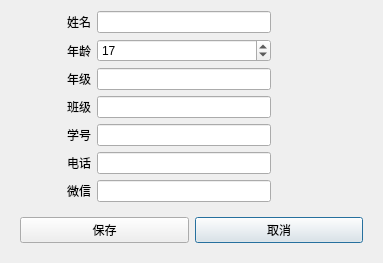
<?xml version="1.0" encoding="UTF-8"?>
<ui version="4.0">
 <class>Dlg_AddStu</class>
 <widget class="QDialog" name="Dlg_AddStu">
  <property name="geometry">
   <rect>
    <x>0</x>
    <y>0</y>
    <width>383</width>
    <height>263</height>
   </rect>
  </property>
  <property name="windowTitle">
   <string>添加学生</string>
  </property>
  <property name="windowIcon">
   <iconset resource="res.qrc">
    <normaloff>:/add.png</normaloff>:/add.png</iconset>
  </property>
  <layout class="QGridLayout" name="gridLayout_2">
   <item row="6" column="1">
    <widget class="QLineEdit" name="le_wechat"/>
   </item>
   <item row="1" column="1">
    <widget class="QSpinBox" name="sb_age">
     <property name="value">
      <number>17</number>
     </property>
    </widget>
   </item>
   <item row="0" column="0">
    <widget class="QLabel" name="label">
     <property name="minimumSize">
      <size>
       <width>80</width>
       <height>0</height>
      </size>
     </property>
     <property name="text">
      <string>姓名</string>
     </property>
     <property name="alignment">
      <set>Qt::AlignRight|Qt::AlignTrailing|Qt::AlignVCenter</set>
     </property>
    </widget>
   </item>
   <item row="4" column="1">
    <widget class="QLineEdit" name="le_seq"/>
   </item>
   <item row="2" column="1">
    <widget class="QLineEdit" name="le_grade"/>
   </item>
   <item row="5" column="1">
    <widget class="QLineEdit" name="le_phone"/>
   </item>
   <item row="0" column="1">
    <widget class="QLineEdit" name="le_name"/>
   </item>
   <item row="6" column="0">
    <widget class="QLabel" name="label_6">
     <property name="minimumSize">
      <size>
       <width>80</width>
       <height>0</height>
      </size>
     </property>
     <property name="text">
      <string>微信</string>
     </property>
     <property name="alignment">
      <set>Qt::AlignRight|Qt::AlignTrailing|Qt::AlignVCenter</set>
     </property>
    </widget>
   </item>
   <item row="5" column="0">
    <widget class="QLabel" name="label_5">
     <property name="minimumSize">
      <size>
       <width>80</width>
       <height>0</height>
      </size>
     </property>
     <property name="text">
      <string>电话</string>
     </property>
     <property name="alignment">
      <set>Qt::AlignRight|Qt::AlignTrailing|Qt::AlignVCenter</set>
     </property>
    </widget>
   </item>
   <item row="0" column="2">
    <spacer name="horizontalSpacer">
     <property name="orientation">
      <enum>Qt::Horizontal</enum>
     </property>
     <property name="sizeType">
      <enum>QSizePolicy::Minimum</enum>
     </property>
     <property name="sizeHint" stdset="0">
      <size>
       <width>95</width>
       <height>20</height>
      </size>
     </property>
    </spacer>
   </item>
   <item row="2" column="0">
    <widget class="QLabel" name="label_2">
     <property name="minimumSize">
      <size>
       <width>80</width>
       <height>0</height>
      </size>
     </property>
     <property name="text">
      <string>年级</string>
     </property>
     <property name="alignment">
      <set>Qt::AlignRight|Qt::AlignTrailing|Qt::AlignVCenter</set>
     </property>
    </widget>
   </item>
   <item row="1" column="0">
    <widget class="QLabel" name="label_7">
     <property name="minimumSize">
      <size>
       <width>80</width>
       <height>0</height>
      </size>
     </property>
     <property name="text">
      <string>年龄</string>
     </property>
     <property name="alignment">
      <set>Qt::AlignRight|Qt::AlignTrailing|Qt::AlignVCenter</set>
     </property>
    </widget>
   </item>
   <item row="4" column="0">
    <widget class="QLabel" name="label_4">
     <property name="minimumSize">
      <size>
       <width>80</width>
       <height>0</height>
      </size>
     </property>
     <property name="text">
      <string>学号</string>
     </property>
     <property name="alignment">
      <set>Qt::AlignRight|Qt::AlignTrailing|Qt::AlignVCenter</set>
     </property>
    </widget>
   </item>
   <item row="3" column="1">
    <widget class="QLineEdit" name="le_class"/>
   </item>
   <item row="3" column="0">
    <widget class="QLabel" name="label_3">
     <property name="minimumSize">
      <size>
       <width>80</width>
       <height>0</height>
      </size>
     </property>
     <property name="text">
      <string>班级</string>
     </property>
     <property name="alignment">
      <set>Qt::AlignRight|Qt::AlignTrailing|Qt::AlignVCenter</set>
     </property>
    </widget>
   </item>
   <item row="7" column="0" colspan="3">
    <widget class="QWidget" name="widget" native="true">
     <property name="minimumSize">
      <size>
       <width>80</width>
       <height>0</height>
      </size>
     </property>
     <layout class="QGridLayout" name="gridLayout">
      <item row="1" column="1">
       <widget class="QPushButton" name="btn_cancel">
        <property name="text">
         <string>取消</string>
        </property>
       </widget>
      </item>
      <item row="1" column="0">
       <widget class="QPushButton" name="btn_save">
        <property name="text">
         <string>保存</string>
        </property>
       </widget>
      </item>
     </layout>
    </widget>
   </item>
  </layout>
 </widget>
 <tabstops>
  <tabstop>le_name</tabstop>
  <tabstop>sb_age</tabstop>
  <tabstop>le_grade</tabstop>
  <tabstop>le_class</tabstop>
  <tabstop>le_seq</tabstop>
  <tabstop>le_phone</tabstop>
  <tabstop>le_wechat</tabstop>
  <tabstop>btn_save</tabstop>
  <tabstop>btn_cancel</tabstop>
 </tabstops>
 <resources>
  <include location="res.qrc"/>
 </resources>
 <connections/>
</ui>
